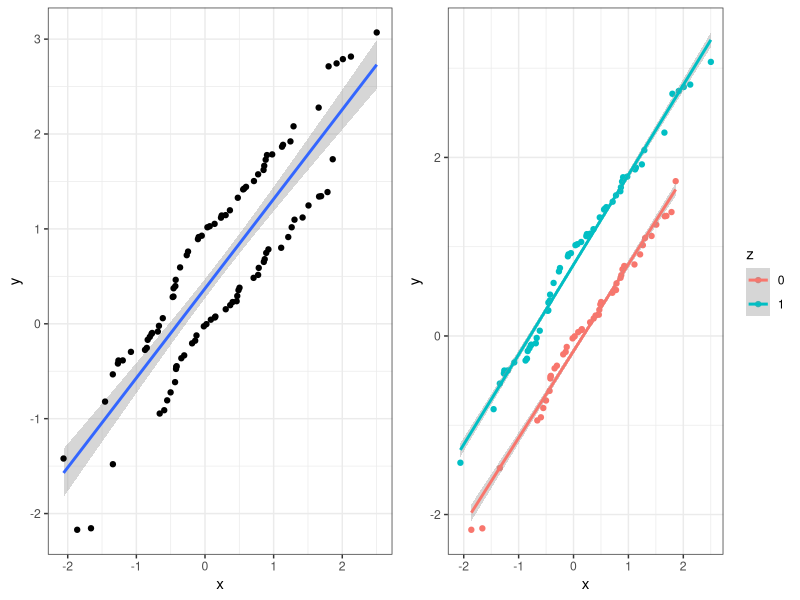

Reproduce this figure in R.
# Clear workspace
# ------------------------------------------------------------------------------
rm(list=ls())

# Load libraries
# ------------------------------------------------------------------------------
library('tidyverse')
library('readr')
library('broom')
library('cowplot')

# Load data
# ------------------------------------------------------------------------------
my_data = read_delim(file = 'data/stratification_analysis.txt', delim = "\t")
my_data = my_data %>% mutate(z = factor(z))

# Visualise the data
# ------------------------------------------------------------------------------
p1 = my_data %>%
  ggplot(aes(x = x, y = y)) +
  geom_smooth(method='lm',formula = y ~ x) +
  geom_point() + 
  theme_bw()

# Perform a linear regression on the data raw and adjusted for z
# ------------------------------------------------------------------------------
my_model_raw = my_data %>% lm(formula = y ~ x, data = .) %>% summary %>% tidy
my_model_adj = my_data %>% lm(formula = y ~ x + z, data = .) %>% summary %>% tidy
print(my_model_raw)
print(my_model_adj)

# Visualise the data with the regression line and confidence bands
# ------------------------------------------------------------------------------
p2 = my_data %>%
  ggplot(aes(x = x, y = y, colour = z)) +
  geom_point() + 
  geom_smooth(method='lm',formula = y ~ x) +
  theme_bw()

my_plot = plot_grid(p1,p2)
print(my_plot)
